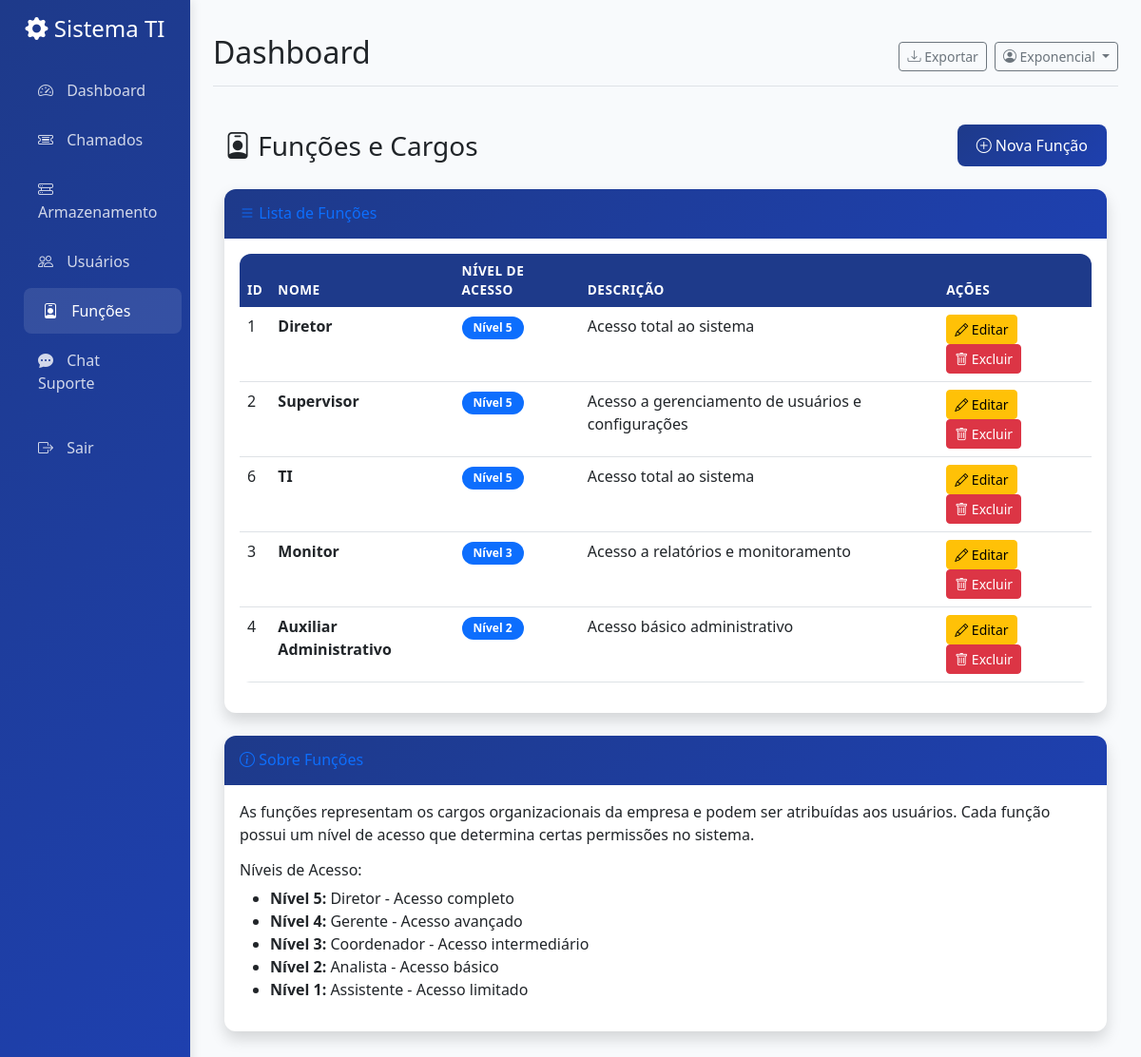
Page /funcoes/ (signed in) on the earlier database version.
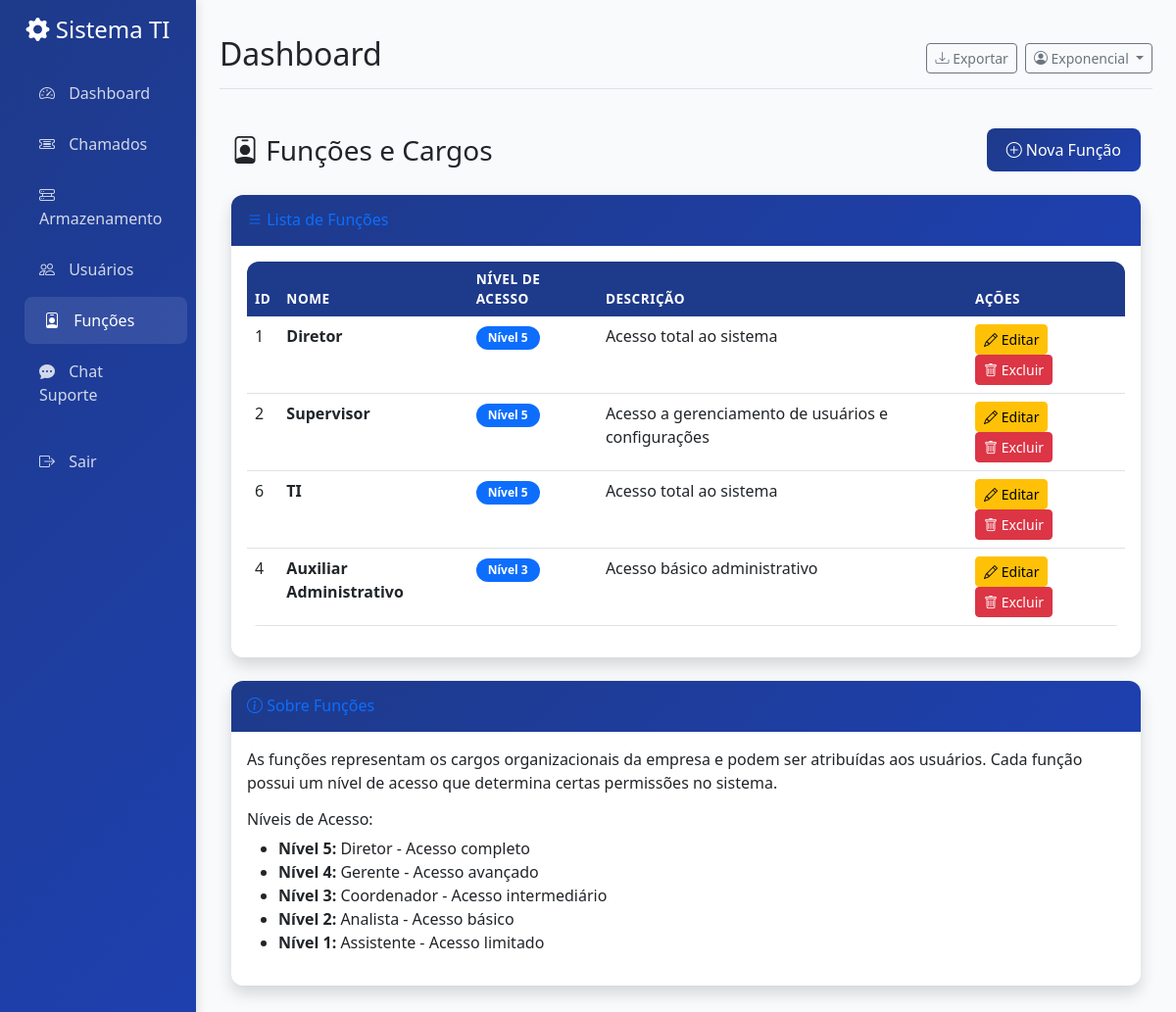
Same page on the later database version.
### models/user.py (models this page shows, shortened)
class User(UserMixin, db.Model):
    __tablename__ = 'users'
    id = db.Column(db.Integer, primary_key=True)
    username = db.Column(db.String(80), unique=True, nullable=False)
    password_hash = db.Column(db.String(120), nullable=False)
    role = db.Column(db.String(20), nullable=False, default='user')  # admin, user, tech
    created_at = db.Column(db.DateTime, default=datetime.utcnow)
    is_active = db.Column(db.Boolean, default=True)
    chamados_criados = db.relationship('Chamado', backref='criador', lazy=True, foreign_keys='Chamado.criado_por')
    chamados_atribuidos = db.relationship('Chamado', backref='tecnico', lazy=True, foreign_keys='Chamado.atribuido_para')

### tables this page shows
CREATE TABLE funcoes (
                id INTEGER PRIMARY KEY AUTOINCREMENT,
                nome TEXT NOT NULL UNIQUE,
                nivel_acesso INTEGER NOT NULL DEFAULT 1,
                descricao TEXT,
                created_at TIMESTAMP NOT NULL DEFAULT CURRENT_TIMESTAMP,
                updated_at TIMESTAMP NOT NULL DEFAULT CURRENT_TIMESTAMP
            );

### routes/funcao_routes.py (the view)
@funcao_bp.route('/')
@login_required
@admin_required
def listar_funcoes():
    conn = get_db_connection()
    funcoes_rows = conn.execute('SELECT * FROM funcoes ORDER BY nivel_acesso DESC').fetchall()
    conn.close()
    funcoes = [Funcao.from_db_row(row) for row in funcoes_rows]
    return render_template('funcoes.html', funcoes=funcoes)

### app.py (called while the page is built)
def get_user_role():
    if 'user_id' not in session:
        return None
    return session.get('role')

def is_admin():
    return get_user_role() == 'admin'

def can_access_chamados():
    role = get_user_role()
    return role in ['admin', 'diretor', 'supervisor', 'tech', 'administrativo', 'user']

def can_access_storage():
    role = get_user_role()
    return role in ['admin', 'diretor', 'supervisor', 'tech']

def can_access_funcoes():
    return get_user_role() == 'admin'

def can_access_chat():
    role = get_user_role()
    return role in ['admin', 'diretor', 'supervisor', 'tech', 'administrativo']

### models/funcao.py (called while the page is built)
    @classmethod
    def from_db_row(cls, row):
        if not row:
            return None
        return cls(
            id=row['id'],
            nome=row['nome'],
            nivel_acesso=row['nivel_acesso'],
            descricao=row['descricao'],
            created_at=row['created_at'],
            updated_at=row['updated_at']
        )

### routes/funcao_routes.py (called while the page is built)
def get_db_connection():
    conn = sqlite3.connect('chamados_ti.db')
    conn.row_factory = sqlite3.Row
    return conn

def login_required(f):
    @wraps(f)
    def decorated_function(*args, **kwargs):
        if 'user_id' not in session:
            flash('Por favor, faça login para acessar esta página.', 'warning')
            return redirect(url_for('login'))
        return f(*args, **kwargs)
    return decorated_function

def admin_required(f):
    @wraps(f)
    def decorated_function(*args, **kwargs):
        if 'user_id' not in session:
            flash('Por favor, faça login para acessar esta página.', 'warning')
            return redirect(url_for('login'))
        conn = get_db_connection()
        user = conn.execute('SELECT * FROM users WHERE id = ?', (session['user_id'],)).fetchone()
        conn.close()
        if not (user['role'] == 'admin' or user['funcao_id'] == 1):  # 1 = Diretor (nível mais alto)
            flash('Você não tem permissão para acessar esta página.', 'danger')
            return redirect(url_for('dashboard'))
        return f(*args, **kwargs)
    return decorated_function

### templates/funcoes.html (shortened to what this page needs)
{% extends 'base.html' %}
{% block content %}
<div class="container-fluid py-4">
    <div class="d-flex justify-content-between align-items-center mb-4">
        <h1 class="h3 mb-0 text-gray-800">
            <i class="bi bi-person-badge"></i> Funções e Cargos
        </h1>
        {% if session.role == 'admin' %}
        <a href="{{ url_for('funcao.adicionar_funcao') }}" class="btn btn-primary">
            <i class="bi bi-plus-circle"></i> Nova Função
        </a>
        {% endif %}
    </div>
    <div class="row">
        <div class="col-12">
            <div class="card shadow">
                <div class="card-header py-3">
                    <h6 class="m-0 font-weight-bold text-primary">
                        <i class="bi bi-list"></i> Lista de Funções
                    </h6>
                </div>
                <div class="card-body">
                    {% if funcoes %}
                    <div class="table-responsive">
                        <table class="table table-hover">
                            <thead class="table-light">
                                <tr>
                                    <th>ID</th>
                                    <th>Nome</th>
                                    <th>Nível de Acesso</th>
                                    <th>Descrição</th>
                                    <th>Ações</th>
                                </tr>
                            </thead>
                            <tbody>
                                {% for funcao in funcoes %}
                                <tr>
                                    <td>{{ funcao.id }}</td>
                                    <td>
                                        <strong>{{ funcao.nome }}</strong>
                                    </td>
                                    <td>
                                        <span class="badge bg-primary">Nível {{ funcao.nivel_acesso }}</span>
                                    </td>
                                    <td>{{ funcao.descricao or '-' }}</td>
                                    <td>
                                        {% if session.role == 'admin' %}
                                        <a href="{{ url_for('funcao.editar_funcao', id=funcao.id) }}" class="btn btn-sm btn-warning">
                                            <i class="bi bi-pencil"></i> Editar
                                        </a>
                                        <button type="button" class="btn btn-sm btn-danger btn-delete-funcao"
                                                data-funcao-id="{{ funcao.id }}"
                                                data-funcao-nome="{{ funcao.nome }}"
                                                data-delete-url="{{ url_for('funcao.excluir_funcao', id=funcao.id) }}">
                                            <i class="bi bi-trash"></i> Excluir
                                        </button>
                                        {% else %}
                                        <span class="text-muted">-</span>
                                        {% endif %}
                                    </td>
                                </tr>
                                {% endfor %}
                            </tbody>
                        </table>
                    </div>
                    {% endif %}
                </div>
            </div>
        </div>
    </div>
    <div class="row mt-4">
        <div class="col-12">
            <div class="card shadow">
                <div class="card-header py-3">
                    <h6 class="m-0 font-weight-bold text-primary">
                        <i class="bi bi-info-circle"></i> Sobre Funções
                    </h6>
                </div>
                <div class="card-body">
                    <p>
                        As funções representam os cargos organizacionais da empresa e podem ser atribuídas aos usuários.
                        Cada função possui um nível de acesso que determina certas permissões no sistema.
                    </p>
                    <h6>Níveis de Acesso:</h6>
                    <ul>
                        <li><strong>Nível 5:</strong> Diretor - Acesso completo</li>
                        <li><strong>Nível 4:</strong> Gerente - Acesso avançado</li>
                        <li><strong>Nível 3:</strong> Coordenador - Acesso intermediário</li>
                        <li><strong>Nível 2:</strong> Analista - Acesso básico</li>
                        <li><strong>Nível 1:</strong> Assistente - Acesso limitado</li>
                    </ul>
                </div>
            </div>
        </div>
    </div>
</div>
{% endblock %}

### templates/base.html (shortened to what this page needs)
<!DOCTYPE html>
<html lang="pt-BR">
<head>
    <link href="https://cdn.jsdelivr.net/npm/bootstrap@5.3.0/dist/css/bootstrap.min.css" rel="stylesheet">
    <link href="https://cdn.jsdelivr.net/npm/bootstrap-icons@1.10.0/font/bootstrap-icons.css" rel="stylesheet">
</head>
<body>
    <div class="container-fluid">
        <div class="row">
            <nav class="col-md-3 col-lg-2 d-md-block sidebar collapse" id="sidebar">
                <div class="position-sticky pt-3">
                    <div class="text-center mb-4">
                        <h4 class="text-white">
                            <i class="bi bi-gear-fill"></i>
                            Sistema TI
                        </h4>
                    </div>
                    <ul class="nav flex-column">
                        <li class="nav-item">
                            <a class="nav-link {% if request.endpoint == 'dashboard' %}active{% endif %}"
                               href="{{ url_for('dashboard') }}">
                                <i class="bi bi-speedometer2"></i>
                                Dashboard
                            </a>
                        </li>
                        {% if can_access_chamados() %}
                        <li class="nav-item">
                            <a class="nav-link {% if request.endpoint.startswith('chamados') %}active{% endif %}"
                               href="{{ url_for('chamados') }}">
                                <i class="bi bi-ticket-detailed"></i>
                                Chamados
                            </a>
                        </li>
                        {% endif %}
                        {% if can_access_storage() %}
                        <li class="nav-item">
                <a class="nav-link {% if request.endpoint.startswith('servidor') %}active{% endif %}"
                   href="{{ url_for('servidor.listar_servidores') }}">
                                <i class="bi bi-hdd-rack"></i>
                                Armazenamento
                            </a>
                        </li>
                        {% endif %}
                        {% if is_admin() %}
                        <li class="nav-item">
                            <a class="nav-link {% if request.endpoint == 'gerenciar_usuarios' %}active{% endif %}"
                               href="{{ url_for('gerenciar_usuarios') }}">
                                <i class="bi bi-people"></i>
                                Usuários
                            </a>
                        </li>
                        {% endif %}
                        {% if can_access_funcoes() %}
                        <li class="nav-item">
                            <a class="nav-link {% if request.endpoint.startswith('funcao') %}active{% endif %}"
                               href="{{ url_for('funcao.listar_funcoes') }}">
                                <i class="bi bi-person-badge"></i>
                                Funções
                            </a>
                        </li>
                        {% endif %}
                        {% if can_access_chat() %}
                        <li class="nav-item">
                            <a class="nav-link {% if request.endpoint == 'chat' %}active{% endif %}"
                               href="{{ url_for('chat') }}">
                                <i class="bi bi-chat-dots-fill"></i>
                                Chat Suporte
                            </a>
                        </li>
                        {% endif %}
                        <li class="nav-item mt-3">
                            <a class="nav-link" href="{{ url_for('logout') }}">
                                <i class="bi bi-box-arrow-right"></i>
                                Sair
                            </a>
                        </li>
                    </ul>
                </div>
            </nav>
            <main class="col-md-9 ms-sm-auto col-lg-10 px-md-4 main-content">
                <div class="d-flex justify-content-between flex-wrap flex-md-nowrap align-items-center pt-3 pb-2 mb-3 border-bottom">
                    <h1 class="h2">{% block page_title %}Dashboard{% endblock %}</h1>
                    <div class="btn-toolbar mb-2 mb-md-0">
                        <div class="btn-group me-2">
                            <button type="button" class="btn btn-sm btn-outline-secondary">
                                <i class="bi bi-download"></i> Exportar
                            </button>
                        </div>
                        <div class="dropdown">
                            <button class="btn btn-sm btn-outline-secondary dropdown-toggle" type="button" data-bs-toggle="dropdown">
                                <i class="bi bi-person-circle"></i> {{ session.username }}
                            </button>
                        </div>
                    </div>
                </div>
                {% block content %}{% endblock %}
            </main>
        </div>
    </div>
</body>
</html>

### templates/base.html (style rules this page uses)
:root { --primary-color: #1e3a8a; --secondary-color: #6b7280; --success-color: #10b981; --warning-color: #f59e0b; --danger-color: #ef4444; --info-color: #3b82f6; }
body { background-color: #f8fafc; font-family: 'Segoe UI', Tahoma, Geneva, Verdana, sans-serif; }
.sidebar { background: linear-gradient(135deg, var(--primary-color) 0%, #1e40af 100%); min-height: 100vh; box-shadow: 2px 0 10px rgba(0,0,0,0.1); }
.sidebar .nav-link { color: rgba(255,255,255,0.8); padding: 12px 20px; border-radius: 8px; margin: 2px 8px; transition: all 0.3s ease; }
.sidebar .nav-link:hover, .sidebar .nav-link.active { background-color: rgba(255,255,255,0.1); color: white; transform: translateX(5px); }
.sidebar .nav-link i { margin-right: 10px; width: 20px; }
.main-content { padding: 20px; }
.card { border: none; border-radius: 12px; box-shadow: 0 4px 6px rgba(0,0,0,0.05); transition: transform 0.2s ease, box-shadow 0.2s ease; }
.card-header { background: linear-gradient(135deg, var(--primary-color) 0%, #1e40af 100%); color: white; border-radius: 12px 12px 0 0 !important; border: none; }
.btn-primary { background: linear-gradient(135deg, var(--primary-color) 0%, #1e40af 100%); border: none; border-radius: 8px; padding: 10px 20px; font-weight: 500; }
.badge { font-size: 0.75rem; padding: 6px 12px; border-radius: 20px; }
.table { background: white; border-radius: 12px; overflow: hidden; }
.table thead th { background-color: var(--primary-color); color: white; border: none; font-weight: 600; text-transform: uppercase; font-size: 0.85rem; letter-spacing: 0.5px; }

Differences in the rows shown:
removed funcoes: id "3", nome "Monitor", nivel_acesso "3", descricao "Acesso a relatórios e monitoramento"
changed funcoes "Auxiliar Administrativo": nivel_acesso "2" → "3"
